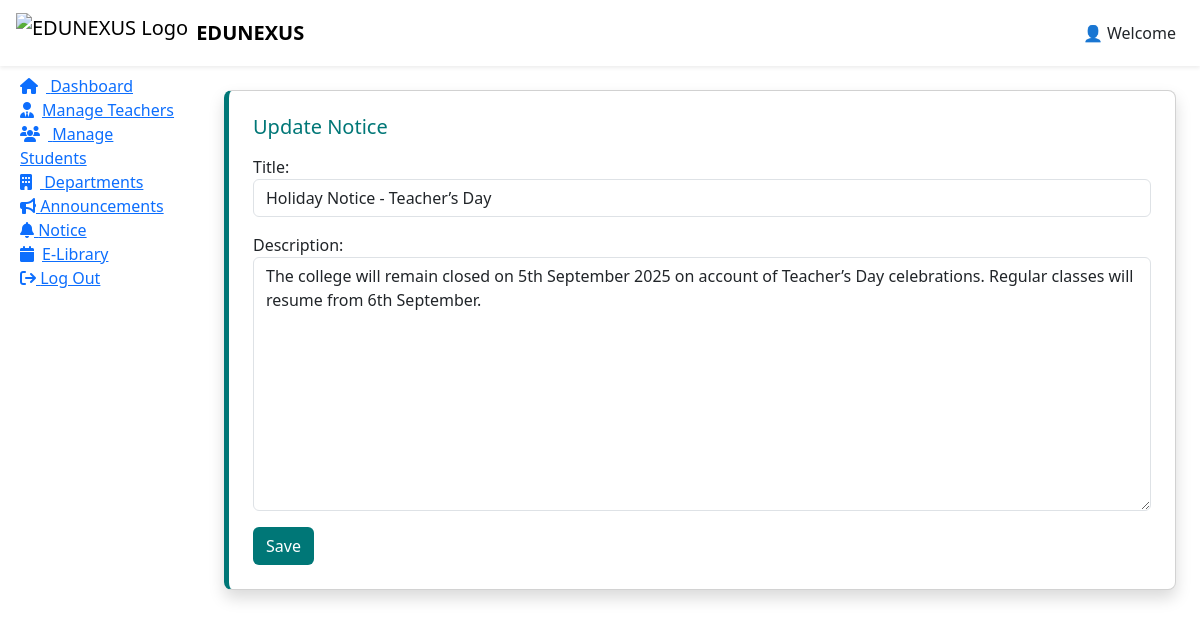
Page /dashboard/notices/update/2/ (signed in) on the committed database.
### app_edunexus/models.py (models this page shows, shortened)
class Notice(models.Model):
    title = models.CharField(max_length=200)
    description = models.TextField()
    created_at = models.DateTimeField(default=timezone.now)
    class Meta:
        db_table = 'Notice'

### app_edunexus/views.py (the view)
# urls.py: path('dashboard/notices/update/<int:pk>/', views.notice_update, name='notice_update'),
def notice_update(request, pk):
    admin_email = request.session.get('admin_email')
    user_id = request.session.get('user_id')
    if not admin_email and not user_id:
        return redirect('log_in')
    notice = Notice.objects.get(id=pk)
    if not admin_email and not user_id:
        return HttpResponse("You are not authorized to edit this notice")
    if request.method == "POST":
        form = NoticeForm(request.POST, instance=notice)
        if form.is_valid():
            form.save()
            return redirect("notice_list")
    else:
        form = NoticeForm(instance=notice)
    return render(request, "admin_dashboard.html", {"notice_form": form, "notice_update": "notice_update"})

### app_edunexus/forms.py
class NoticeForm(forms.ModelForm):
    class Meta:
        model = Notice
        fields = ['title', 'description']
        widgets = {
            'title':forms.TextInput(attrs={'class':'form-control','placeholder':'Enter Title'}),
            'description':forms.Textarea(attrs={'class':'form-control','placeholder':'Enter Description...'}),
        }

### app_edunexus/templates/admin_dashboard.html (shortened to what this page needs)
{% extends 'base_dashboard.html' %}
{% load static %}
{% block css %}
<link rel="stylesheet" href="https://res.cloudinary.com/duhg4tvty/raw/upload/v1756632173/admin_dashboard_qpsoxb.css">
{% endblock %}
{% block sidebar %}
<li><a class="capsule" href="{% url 'admin_dashboard' %}" style="cursor: pointer;"><i class="fa fa-home me-2"></i>
    Dashboard</a></li>
<li><a class="capsule" href="{% url 'manage_teachers' %}" style="cursor: pointer;"><i
      class="fa fa-user-tie me-2"></i>Manage Teachers<a></li>
<li><a href="{% url 'manage_students' %}" class="capsule" style="cursor: pointer;"><i class="fa fa-users me-2"></i>
    Manage Students</a></li>
<li><a href="{% url 'department' %}" class="capsule" style="cursor: pointer;"><i class="fa fa-building me-2"></i>
    Departments</a></li>
<li><a href="{% url 'announcement_list' %}" class="capsule" style="cursor: pointer;"><i class="fa-solid fa-bullhorn"></i>
    Announcements</a></li>
<li><a href="{% url 'notice_list' %}" class="capsule" style="cursor: pointer;"><i class="fa-solid fa-bell"></i>
    Notice</a></li>
<li><a href="{% url 'ebook_list' %}" class="capsule" style="cursor: pointer;"><i
      class="fa fa-calendar me-2"></i>E-Library</a></li>
<li><a href="{% url 'log_out' %}" class="capsule"><i class="fa fa-sign-out" aria-hidden="true"></i> Log Out</a>
{% endblock %}
{% block main %}
{% if notice_create or notice_update %}
<div class="card shadow p-4 rounded-3" style="border-left:5px solid #007777;">
    <h5 class="mb-3" style="color:#007777;">
        {% if notice_create %} Create Notice {% else %} Update Notice {% endif %}
    </h5>
    <form method="post">
        {{ notice_form.as_p }}
        <button type="submit" class="btn" style="background:#007777; color:white;">Save</button>
    </form>
</div>
{% endif %}
{% endblock %}

### rows in the picture
Notice: title "Holiday Notice - Teacher’s Day", description "The college will remain closed on 5th September 2025 on account of Teacher’s Day celebrations. Regular classes will resume from 6th September."
